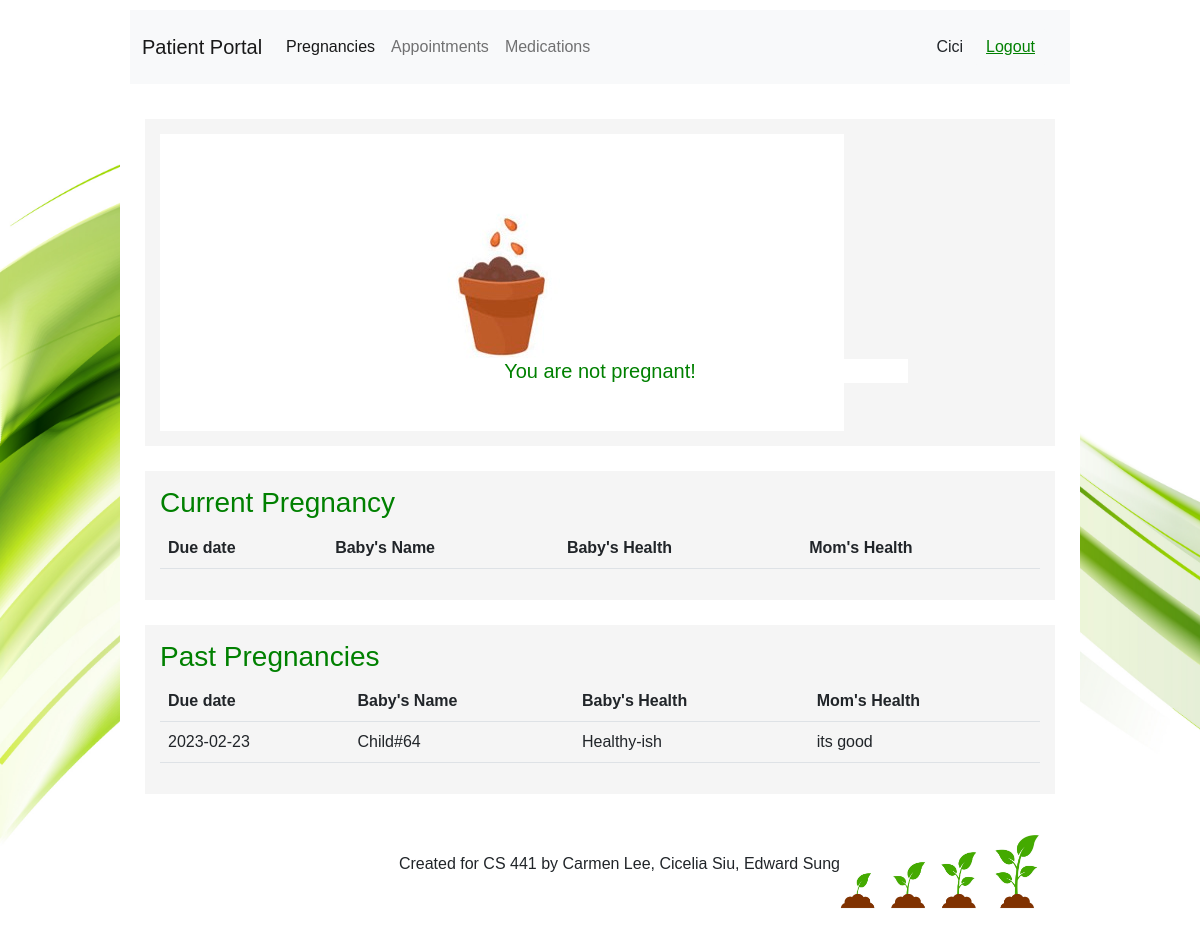
Page /html/patient/patientPregnancies.php (signed in) on the earlier database version.
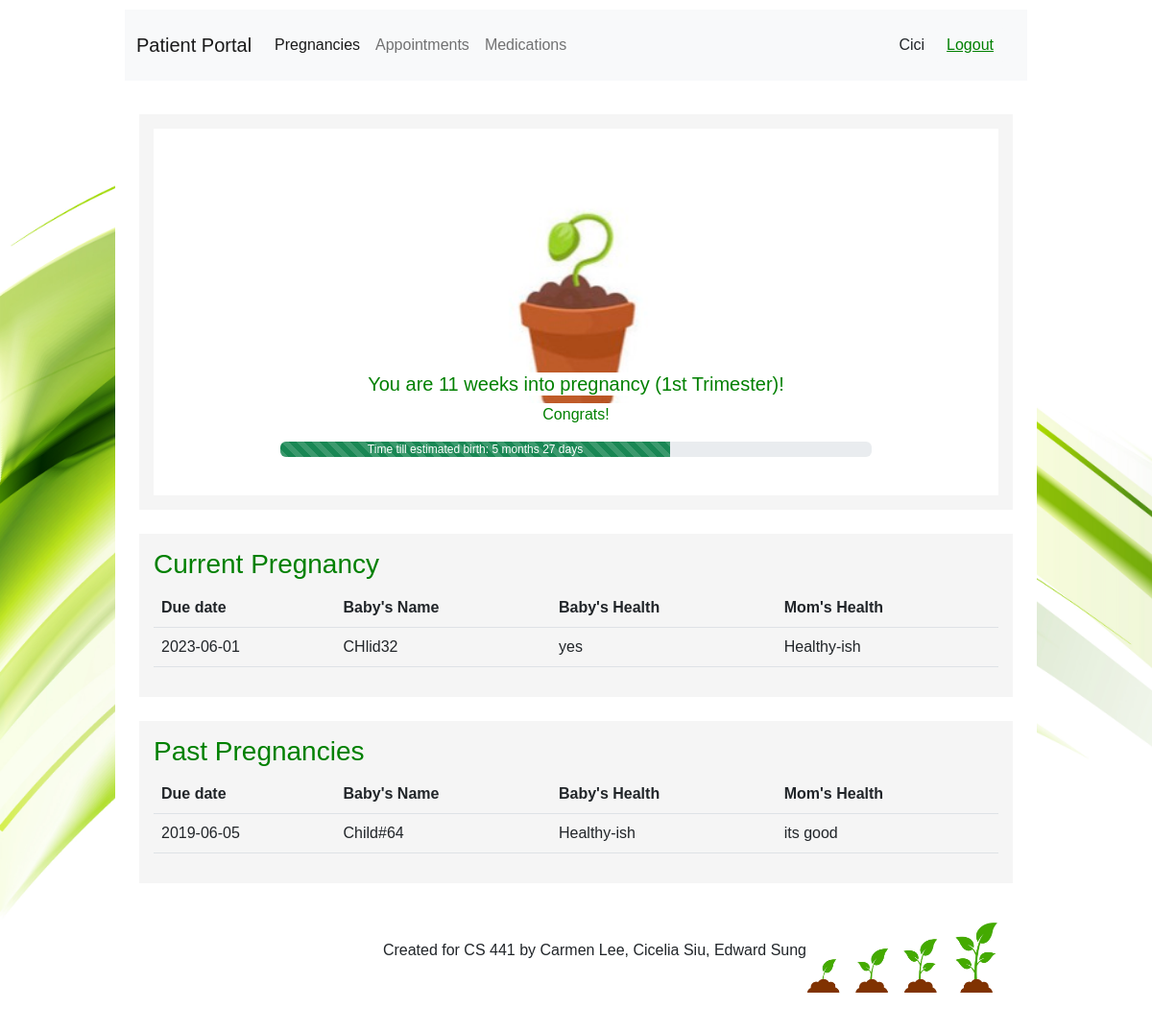
Same page on the later database version.
### tables this page shows
CREATE TABLE `pregnancies` (
  `id` int(11) NOT NULL,
  `doctor_id` int(11) DEFAULT NULL,
  `momHealth` varchar(255) DEFAULT NULL,
  `Health` varchar(255) DEFAULT NULL,
  `due_date` date DEFAULT NULL,
  `status` enum('CURRENT','PAST') NOT NULL DEFAULT 'CURRENT',
  `patientID` int(11) NOT NULL,
  `babyName` varchar(255) DEFAULT NULL
);

### html/patient/patientPregnancies.php (the view, shortened to what this page needs)
<!DOCTYPE html>
<html lang="en">
<head>
  <link href="https://cdn.jsdelivr.net/npm/bootstrap@5.2.2/dist/css/bootstrap.min.css" rel="stylesheet" />
  <link rel="stylesheet" href="../../css/style.css?v=<?php echo time(); ?>" />
</head>
<body>
  <?php
  $sessionFirstName = $_SESSION['sessionFirstName'];
  $sessionLastName = $_SESSION['sessionLastName'];
  ?>
  <div class="body">
    <header>
      <nav class="navbar navbar-expand-lg navbar-light bg-light justify-content-center nav-fill">
        <div class="container-fluid">
          <a class="navbar-brand mb-0 h1" href="patientPortal.php">Patient Portal</a>
          <div class="collapse navbar-collapse" id="navbarNavAltMarkup">
            <div class="navbar-nav me-auto">
              <a class="nav-link active" href="patientPregnancies.php">Pregnancies</a>
              <a class="nav-link" href="patientAppointments.php">Appointments</a>
              <a class="nav-link" href="patientMedications.php">Medications</a>
            </div>
            <?php echo $sessionFirstName . " " . $sessionLastName; ?>
            <button type="button" class="btn btn-light logout-btn" style="float: right;"><a href="../logout.php">Logout</a></button>
          </div>
        </div>
      </nav>
    </header>
    <?php
    $sessionUserID = $_SESSION['sessionUserId'];
    $conn = mysqli_connect("localhost", "root", "", "pregnancy");
    $sql = "SELECT * FROM pregnancies WHERE patientID = '$sessionUserID' AND status = 'CURRENT'";
    $result = mysqli_query($conn, $sql);
    $resultsArray = mysqli_fetch_all($result);
    if (sizeof($resultsArray) != 0) {
      $today = Date("Y-m-d");
      $diff = strtotime($resultsArray[0][4]) - strtotime($today);
      $years = floor($diff / (365 * 60 * 60 * 24));
      $months = floor(($diff - $years * 365 * 60 * 60 * 24) / (30 * 60 * 60 * 24));
      $monthNoFloor = ($diff - $years * 365 * 60 * 60 * 24) / (30 * 60 * 60 * 24);
      $days = floor(($diff - $years * 365 * 60 * 60 * 24 - $months * 30 * 60 * 60 * 24) / (60 * 60 * 24));
      $weeks = 36 - floor($diff / (7 * 60 * 60 * 24));
      $totalMonth = 9;
      $mPercent = ($monthNoFloor / $totalMonth) * 100;
    } else {
      $weeks = -1;
      $mPercent = 0;
    }
    ?>
    <section>
      <div id="carouselExampleCaptions" class="carousel slide" data-bs-ride="carousel">
        <div class="carousel-inner">
          <div class="carousel-item active">
            <?php
            if ($weeks == -1) {
              echo '<img src="../../imgs/negative.jpeg" class="d-block mh-50" alt="negative">
            <div class="carousel-caption d-none d-md-block">
              <h5 style = "background-color:white; color: green;">You are not pregnant!</h5>
            </div>';
            } else {
              echo '<img src="../../imgs/first-trimester.jpeg" alt="1st trimester" class="d-block w-100">
              <div class="carousel-caption d-none d-md-block">
                <h5 style = "background-color:white; color: green;">You are ', $weeks, ' weeks into pregnancy (1st Trimester)!</h5>
                <p style = "background-color:white; color: green;">Congrats!</p>
                <div class="progress">
                <div class="progress-bar bg-success progress-bar-striped progress-bar-animated" role="progressbar" style="width: ', $mPercent, '%;">
                Time till estimated birth: ', $months, ' months ', $days, ' days
                </div>
              </div>';
            }
            ?>
          </div>
        </div>
      </div>
    </section>
    <section style="overflow-x: scroll">
      <h3>Current Pregnancy</h3>
      <table class="table table-hover table-stripped">
        <thead>
          <tr>
            <th>Due date</th>
            <th>Baby's Name</th>
            <th>Baby's Health</th>
            <th>Mom's Health</th>
          </tr>
        </thead>
        <tbody>
          <?php
          for ($i = 0; $i < sizeof($resultsArray); $i++) {
            echo "<tr>";
            echo "<td>", $resultsArray[$i][4], "</td>";
            echo "<td>", $resultsArray[$i][7], "</td>";
            echo "<td>", $resultsArray[$i][3], "</td>";
            echo "<td>", $resultsArray[$i][2], "</td>";
            echo "</tr>";
          }
          ?>
        </tbody>
      </table>
    </section>
    <section style="overflow-x: scroll">
      <h3>Past Pregnancies</h3>
      <?php
      $conn = mysqli_connect("localhost", "root", "", "pregnancy");
      $sql = "SELECT * FROM pregnancies WHERE patientID = '$sessionUserID' AND status = 'PAST'";
      $result = mysqli_query($conn, $sql);
      $resultsArray = mysqli_fetch_all($result);
      ?>
      <table class="table table-hover table-stripped">
        <thead>
          <tr>
            <th>Due date</th>
            <th>Baby's Name</th>
            <th>Baby's Health</th>
            <th>Mom's Health</th>
          </tr>
        </thead>
        <tbody>
          <?php
          for ($i = 0; $i < sizeof($resultsArray); $i++) {
            echo "<tr>";
            echo "<td>", $resultsArray[$i][4], "</td>";
            echo "<td>", $resultsArray[$i][7], "</td>";
            echo "<td>", $resultsArray[$i][3], "</td>";
            echo "<td>", $resultsArray[$i][2], "</td>";
            echo "</tr>";
          }
          ?>
        </tbody>
      </table>
    </section>
    <section class="footer d-flex align-self-center">
      <p>
        Created for CS 441 by Carmen Lee, Cicelia Siu, Edward Sung
      </p>
      <img id="footer-img" src="../../imgs/sprout.jpg" alt="Sprout!">
    </section>
  </div>
</body>
</html>

### css/style.css (style rules this page uses)
body { font-family: 'Noto Sans JP', sans-serif; background-image: url("../imgs/login-bg.jpg"); background-size:cover; background-repeat:no-repeat; background-attachment: fixed; display: flex; justify-content: center; align-items: center; }
header { background-color: white; padding: 10px; text-align: center; }
.body { background-color: white; width: 80%; min-width: 40vw; max-width: 80vw; min-height: 100vh; }
section { background-color: whitesmoke; margin: 25px; padding: 15px; }
.footer { background-color: white; text-align: right; display: flex; justify-content: right; align-items: center; }
#footer-img { width:200px; }
a, h3 { color: green; }
.logout-btn { margin: 10px; }

Differences in the rows shown:
added pregnancies: due_date "11", due_date "5", due_date "27", due_date "2023-06-01", babyName "CHlid32", Health "yes", momHealth "Healthy-ish", shown under "Current Pregnancy"
changed pregnancies "Child#64": due_date "2023-02-23" → "2019-06-05"
Other differences:
text no longer shown: "You are not pregnant!"
text now shown: "You are weeks into pregnancy (1st Trimester)! Congrats! Time till estimated birth: months days"
